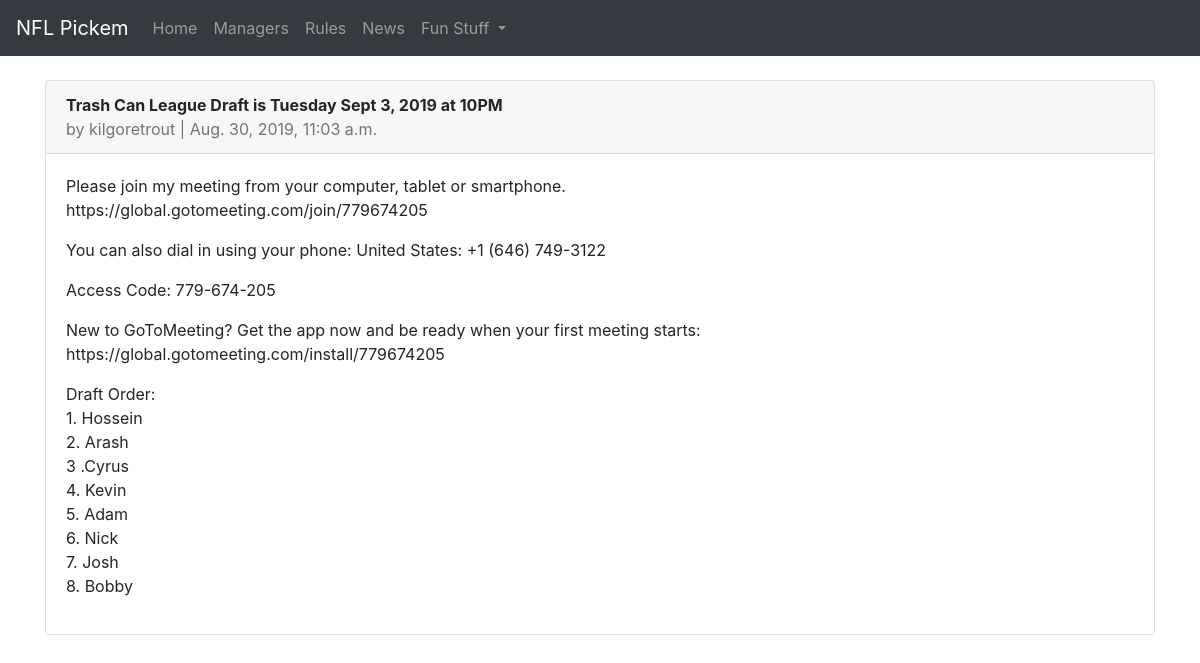
Page /news/ on the committed database.
### announcements/models.py (models this page shows, shortened)
class Post(models.Model):
    title = models.CharField(max_length=150)
    body = models.TextField()
    date = models.DateTimeField(auto_now_add=True)
    author = models.ForeignKey(CustomUser, on_delete=models.CASCADE)

### users/models.py (models this page shows, shortened)
class CustomUser(AbstractUser):
    username = models.CharField(max_length=50, unique=True)
    favorite_team = models.CharField(max_length=100)
    email = models.EmailField(unique=True, verbose_name="Email Address")
    first_name = models.CharField(max_length=25)
    last_name = models.CharField(max_length=25)
    def __str__(self):
        return self.username

### announcements/views.py (the view)
# urls.py: path('', NewsListView.as_view(), name='news-list'),
class NewsListView(ListView):
    model = Post
    template_name = 'news_list.html'

### templates/news_list.html (shortened to what this page needs)
{% extends 'base.html' %}
{% block content %}
  {% for post in object_list %}
    <div class="card">
        <div class="card-header">
            <span class="font-weight-bold">{{ post.title }}</span><br>
            <span class="text-muted">by {{ post.author }} | {{ post.date }}</span>
        </div>
        <div class="card-body">
            {{ post.body | linebreaks }}
        </div>
    </div>
    <br />
  {% endfor %}
{% endblock content %}

### rows in the picture
Post: title "Trash Can League Draft is Tuesday Sept 3, 2019 at 10PM", author "kilgoretrout", date "Aug. 30, 2019, 11:03 a.m.", body "Please join my meeting from your computer, tablet or smartphone. https://global.gotomeeting.com/join/779674205 You can also dial in using your phone: United States: +1 (646) 749-3122 Access Code: 779-674-205 New to GoToMeeting? Get the app now and be ready when your first meeting starts: https://global.gotomeeting.com/install/779674205 Draft Order: 1. Hossein 2. Arash 3 .Cyrus 4. Kevin 5. Adam 6. Nick 7. Josh 8. Bobby"
